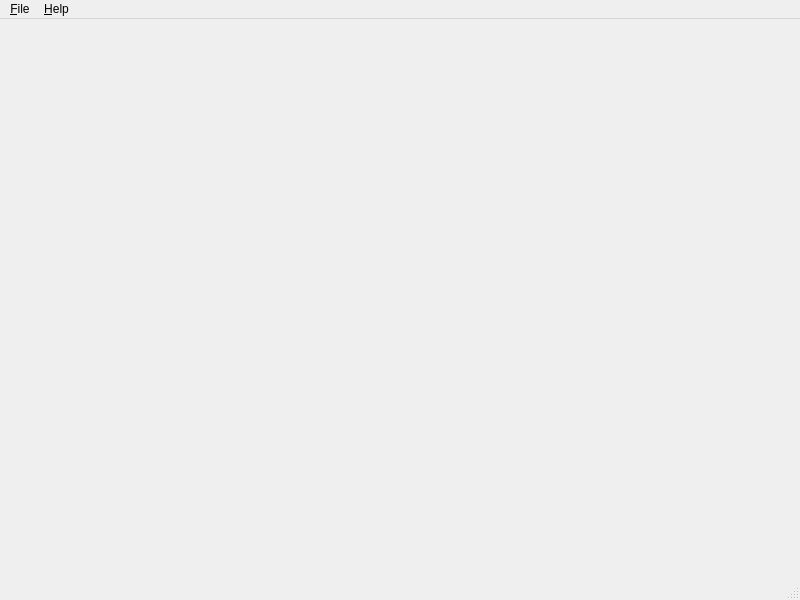
<?xml version="1.0" encoding="UTF-8"?>
<ui version="4.0">
 <class>MainWindow</class>
 <widget class="QMainWindow" name="MainWindow">
  <property name="geometry">
   <rect>
    <x>0</x>
    <y>0</y>
    <width>800</width>
    <height>600</height>
   </rect>
  </property>
  <property name="windowTitle">
   <string>ParaView - The Beast  UNLEASHED !!!</string>
  </property>
  <widget class="QWidget" name="centralwidget"/>
  <widget class="QMenuBar" name="menubar">
   <property name="geometry">
    <rect>
     <x>0</x>
     <y>0</y>
     <width>800</width>
     <height>27</height>
    </rect>
   </property>
   <widget class="QMenu" name="menu_File">
    <property name="title">
     <string>&amp;File</string>
    </property>
    <addaction name="actionE_xit"/>
   </widget>
   <widget class="QMenu" name="menu_Help">
    <property name="title">
     <string>&amp;Help</string>
    </property>
    <addaction name="action_About"/>
   </widget>
   <addaction name="menu_File"/>
   <addaction name="menu_Help"/>
  </widget>
  <widget class="QStatusBar" name="statusbar"/>
  <action name="actionE_xit">
   <property name="text">
    <string>E&amp;xit</string>
   </property>
   <property name="shortcut">
    <string>Ctrl+Q</string>
   </property>
  </action>
  <action name="action_About">
   <property name="text">
    <string>&amp;About</string>
   </property>
  </action>
 </widget>
 <resources/>
 <connections>
  <connection>
   <sender>actionE_xit</sender>
   <signal>triggered()</signal>
   <receiver>MainWindow</receiver>
   <slot>close()</slot>
   <hints>
    <hint type="sourcelabel">
     <x>-1</x>
     <y>-1</y>
    </hint>
    <hint type="destinationlabel">
     <x>399</x>
     <y>299</y>
    </hint>
   </hints>
  </connection>
 </connections>
</ui>
